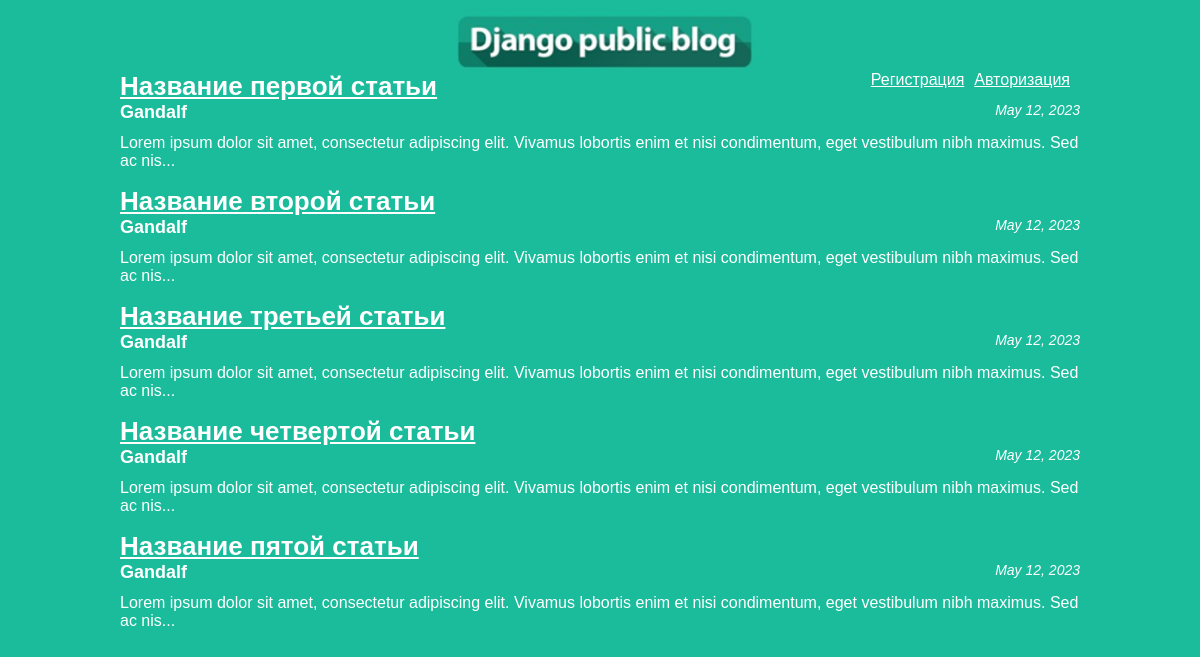
The page / on the database its author committed.
### articles/models.py (models this page shows, shortened)
class Article(models.Model):
    title = models.CharField(max_length=200)
    author = models.ForeignKey(User, on_delete=models.CASCADE)
    text = models.TextField()
    created_date = models.DateField(auto_now_add=True)
    def get_excerpt(self):
        return self.text[:140] + "..." if len(self.text) > 140 else self.text

### articles/views.py (the view)
# urls.py: path('', views.archive, name='archive'),
def archive(request):
    return render(request, 'archive.html', {"posts": Article.objects.all()})

### articles/templates/archive.html (shortened to what this page needs)
<!DOCTYPE html>
<html>
<head>
    <link rel="stylesheet" href="{{ STATIC_URL }}/static/css/archive.css">
</head>
<body class="archive">
    <div class="header">
        <img src="{{ STATIC_URL }}/static/images/logo.png" />
    </div>
    <div class="archive">
        {% if user.is_authenticated %}
        <a href="{% url 'logout' %}" class="logout">Выход из аккаунта</a>
        <a href="{% url 'create_post' %}" class="create_article">Создать статью</a>
        {% else %}
        <a href="{% url 'login' %}" class="login">Авторизация</a>
        <a href="{% url 'register' %}" class="register">Регистрация</a>
        {% endif %}
        {% for post in posts %}
            <div class="one-post">
                <a href="{% url 'get_article' post.id %}" class="article-title">{{ post.title }}</a>
                <div class="article-info">
                    <div class="article-author">{{ post.author.username }}</div>
                    <div class="article-created-date">{{ post.created_date }}</div>
                </div>
                <p class="article-text">{{ post.get_excerpt }}</p>
            </div>
        {% endfor %}
    </div>
</body>
</html>

### articles/static/css/archive.css (style rules this page uses)
body { background: #1abc9c; font-family: Tahoma, Arial, sans-serif; color: #ffffff; }
.article-author { font-weight: bold; font-size: 18px; width: 50%; float: left; }
.article-title { color: #ffffff; font-size: 26px; font-weight: bold; margin-left: auto; margin-right: auto; }
.article-created-date { text-align: right; font-size: 14px; font-style: italic; }
.archive { width: 960px; margin-left: auto; margin-right: auto; }
.archive img { display: block; margin-left: auto; margin-right: auto; }
.header img { width: 318px; margin-left: auto; margin-right: auto; }
.header { position: relative; }
.create_article, .logout, .login, .register { color: #ffffff; font-size: 16px; margin-left: 10px; }
.logout, .register, .create_article { float: right; }
.login { float: right; margin-right: 10px; }

### rows shown on the page
Article: title "Название первой статьи", author.username "Gandalf", created_date "May 12, 2023", get_excerpt "Lorem ipsum dolor sit amet, consectetur adipiscing elit. Vivamus lobortis enim et nisi condimentum, eget vestibulum nibh maximus. Sed ac nis..."
Article: title "Название второй статьи", author.username "Gandalf", created_date "May 12, 2023", get_excerpt "Lorem ipsum dolor sit amet, consectetur adipiscing elit. Vivamus lobortis enim et nisi condimentum, eget vestibulum nibh maximus. Sed ac nis..."
Article: title "Название третьей статьи", author.username "Gandalf", created_date "May 12, 2023", get_excerpt "Lorem ipsum dolor sit amet, consectetur adipiscing elit. Vivamus lobortis enim et nisi condimentum, eget vestibulum nibh maximus. Sed ac nis..."
Article: title "Название четвертой статьи", author.username "Gandalf", created_date "May 12, 2023", get_excerpt "Lorem ipsum dolor sit amet, consectetur adipiscing elit. Vivamus lobortis enim et nisi condimentum, eget vestibulum nibh maximus. Sed ac nis..."
Article: title "Название пятой статьи", author.username "Gandalf", created_date "May 12, 2023", get_excerpt "Lorem ipsum dolor sit amet, consectetur adipiscing elit. Vivamus lobortis enim et nisi condimentum, eget vestibulum nibh maximus. Sed ac nis..."
